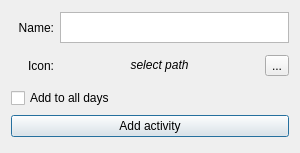
<?xml version="1.0" encoding="UTF-8"?>
<ui version="4.0">
 <class>AddWindow</class>
 <widget class="QDialog" name="AddWindow">
  <property name="geometry">
   <rect>
    <x>0</x>
    <y>0</y>
    <width>300</width>
    <height>153</height>
   </rect>
  </property>
  <property name="minimumSize">
   <size>
    <width>300</width>
    <height>100</height>
   </size>
  </property>
  <property name="maximumSize">
   <size>
    <width>300</width>
    <height>153</height>
   </size>
  </property>
  <property name="windowTitle">
   <string>Dialog</string>
  </property>
  <layout class="QHBoxLayout" name="horizontalLayout_4">
   <item>
    <layout class="QVBoxLayout" name="verticalLayout">
     <item>
      <layout class="QHBoxLayout" name="horizontalLayout">
       <item>
        <widget class="QLabel" name="name_label">
         <property name="text">
          <string>Name:</string>
         </property>
         <property name="alignment">
          <set>Qt::AlignRight|Qt::AlignTrailing|Qt::AlignVCenter</set>
         </property>
        </widget>
       </item>
       <item>
        <widget class="QTextEdit" name="name">
         <property name="sizePolicy">
          <sizepolicy hsizetype="Preferred" vsizetype="Preferred">
           <horstretch>0</horstretch>
           <verstretch>0</verstretch>
          </sizepolicy>
         </property>
         <property name="minimumSize">
          <size>
           <width>229</width>
           <height>31</height>
          </size>
         </property>
         <property name="maximumSize">
          <size>
           <width>229</width>
           <height>31</height>
          </size>
         </property>
        </widget>
       </item>
      </layout>
     </item>
     <item>
      <layout class="QHBoxLayout" name="horizontalLayout_3">
       <item>
        <widget class="QLabel" name="icon_label">
         <property name="minimumSize">
          <size>
           <width>43</width>
           <height>31</height>
          </size>
         </property>
         <property name="maximumSize">
          <size>
           <width>43</width>
           <height>31</height>
          </size>
         </property>
         <property name="text">
          <string>Icon:</string>
         </property>
         <property name="alignment">
          <set>Qt::AlignRight|Qt::AlignTrailing|Qt::AlignVCenter</set>
         </property>
        </widget>
       </item>
       <item>
        <layout class="QHBoxLayout" name="horizontalLayout_2">
         <item>
          <widget class="QLabel" name="path_label">
           <property name="sizePolicy">
            <sizepolicy hsizetype="Preferred" vsizetype="Maximum">
             <horstretch>0</horstretch>
             <verstretch>0</verstretch>
            </sizepolicy>
           </property>
           <property name="font">
            <font>
             <italic>true</italic>
            </font>
           </property>
           <property name="text">
            <string>select path</string>
           </property>
           <property name="alignment">
            <set>Qt::AlignCenter</set>
           </property>
          </widget>
         </item>
         <item>
          <widget class="QToolButton" name="select_path">
           <property name="text">
            <string>...</string>
           </property>
          </widget>
         </item>
        </layout>
       </item>
      </layout>
     </item>
     <item>
      <widget class="QCheckBox" name="add_to_all">
       <property name="sizePolicy">
        <sizepolicy hsizetype="Minimum" vsizetype="Maximum">
         <horstretch>0</horstretch>
         <verstretch>0</verstretch>
        </sizepolicy>
       </property>
       <property name="text">
        <string>Add to all days</string>
       </property>
      </widget>
     </item>
     <item>
      <widget class="QPushButton" name="add_activity_button">
       <property name="sizePolicy">
        <sizepolicy hsizetype="Minimum" vsizetype="Maximum">
         <horstretch>0</horstretch>
         <verstretch>0</verstretch>
        </sizepolicy>
       </property>
       <property name="layoutDirection">
        <enum>Qt::LeftToRight</enum>
       </property>
       <property name="text">
        <string>Add activity</string>
       </property>
       <property name="flat">
        <bool>false</bool>
       </property>
      </widget>
     </item>
    </layout>
   </item>
  </layout>
 </widget>
 <resources/>
 <connections/>
</ui>
